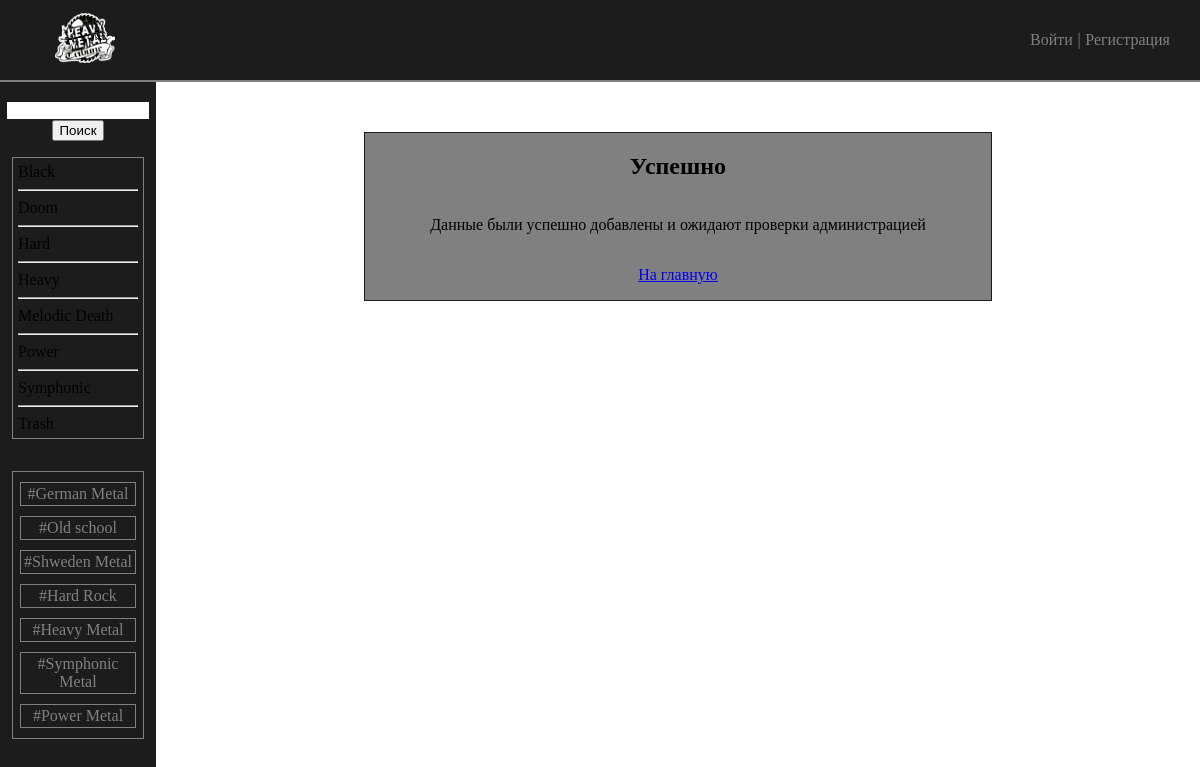
/success/, run on the app's committed database.
### Main/models.py (models this page shows)
class Genre(ModelMixinData, models.Model):
    class Meta:
        verbose_name = 'Жанр'
        verbose_name_plural = 'Жанры'
        ordering = ['name']
    name = models.CharField(max_length=100, verbose_name='Жанр')
    slug = models.SlugField(max_length=100, verbose_name='Слаг', unique=True)
    def get_absolute_url(self):
        return reverse('genre', kwargs={'genre_slug': self.slug})

class Tag(ModelMixinData, models.Model):
    class Meta:
        verbose_name = 'Тег'
        verbose_name_plural = 'Теги'
        ordering = ['name']
    name = models.CharField(max_length=100, verbose_name='Тег')
    slug = models.SlugField(max_length=100, verbose_name='Слаг', unique=True)
    def get_absolute_url(self):
        return reverse('tag', kwargs={'tag_slug': self.slug})

### Main/views.py (the view)
# urls.py: path('success/', views.SuccessPage.as_view(), name='success'),
class SuccessPage(TemplateMixinData, TemplateView):
    template_name = 'main/success.html'
    title = 'Уведомление'

### Main/templatetags/main_tags.py (called while the page is built)
@register.simple_tag()
def get_genres():
    return Genre.objects.all()

@register.simple_tag()
def get_tags():
    return Tag.objects.order_by('?')[:10]

### Main/untils.py (called while the page is built)
    def get_context_data(self, **kwargs):
        context = super().get_context_data(**kwargs)
        context['main'] = menu[0]
        context['menu'] = menu[1:]
        context['login'] = login
        context['user'] = self.request.user
        if self.title:
            context['title'] = self.title
        return context

### Main/templates/main/success.html
{% extends 'main/layout.html' %}
{% block content %}
    <div class="success">
        <h2>Успешно</h2>
        <p>Данные были успешно добавлены и ожидают проверки администрацией</p>
        <p><a href="{% url 'main' %}">На главную</a> </p>
    </div>
{% endblock %}

### Main/templates/main/layout.html (shortened to what this page needs)
{% load static %}
{% load main_tags %}
<!doctype html>
<html lang="en">
<head>
    <link rel="stylesheet" href="{% static 'main/css/style.css' %}">
    <link rel="stylesheet" href="{% static 'main/css/style_form.css' %}">
</head>
<body>
    <section class="top">
        <a href="{% url main.url_name %}"><img src="{% static 'main/img/logo-3.png' %}"></a>
        <div class="top login">
            {% if not user.is_authenticated %}
                {% for i in login %}
                    <a href="{% url i.url_name %}">{{ i.name }}</a>
                    {% if not forloop.last %}
                        |
                    {% endif %}
                {% endfor %}
            {% else %}
                <p>{{ user|capfirst }}</p><p>|</p>
                <a href="{% url 'logout' %}">Выход</a>
            {% endif %}
        </div>
    </section>
    <section class="bottom">
        <div class="left">
            <form method="get" action="{% url 'search' %}">
                <input type="text" name="search">
                <button type="submit">Поиск</button>
            </form>
            <ul class="genres">
                {% get_genres as genres %}
                {% for i in genres %}
                    {% if i.genre_status.count %}
                        {% if i.name != title %}
                            <li><a href="{{ i.get_absolute_url }}">{{ i.name }}</a></li>
                        {% else %}
                            <li style="background: brown">{{ i.name }}</li>
                        {% endif %}
                        {% if not forloop.last %}
                            <hr/>
                        {% endif %}
                    {% endif %}
                {% endfor %}
            </ul>
            <p class="tags">
                {% get_tags as tags %}
                {% for i in tags %}
                    {% if i.tags_status.count %}
                        <a href="{{ i.get_absolute_url }}">#{{ i.name }}</a>
                    {% endif %}
                {% endfor %}
            </p>
        </div>
        <div class="right">
            {% block content %}{% endblock %}
        </div>
    </section>
</body>
</html>

### Main/static/main/css/style.css (style rules this page uses)
html { overflow-x: hidden; }
body { display: flex; flex-direction: column; align-items: center; margin: 0; padding: 0; width: 100vw; min-width: 900px; }
.top { width: 100%; height: 10vh; background: #1c1c1c; display: flex; align-items: center; justify-content: space-between; border-bottom: 2px solid gray; color: gray; }
.top img { width: 60px; height: 50px; margin-left: 55px; }
.top .login { display: flex; width: 140px; height: 50px; border: none; margin-right: 30px; }
.top .login a { color: gray; text-decoration: none; }
.bottom { display: flex; align-items: center; width: 100%; height: 90vh; min-height: 800px; }
.bottom .left { width: 13%; min-width: 140px; height: 100%; background: #1c1c1c; display: flex; flex-direction: column; align-items: center; }
.bottom .left ul { list-style: none; border: 1px solid gray; width: 120px; padding: 5px; }
.bottom .left ul li { width: 120px; }
.bottom .left ul li a { text-decoration: none; display: inline-block; width: 100%; color: black; }
.bottom .left .tags { border: 1px solid gray; width: 120px; padding: 5px; display: flex; flex-direction: column; }
.bottom .left .tags a { text-decoration: none; color: gray; margin: 5px 2px; padding: 2px; border: 1px solid gray; }
.bottom .left form { margin-top: 20px; display: flex; flex-direction: column; align-items: center; gap: 1px; }
.bottom .left form input { width: 138px; border: none; outline: none }
.bottom .right { width: 87%; height: 100%; min-height: 800px; display: flex; flex-direction: column; align-items: center; }

### Main/static/main/css/style_form.css (style rules this page uses)
.bottom .right .success { margin-top: 50px; background: gray; width: 60%; display: flex; flex-direction: column; align-items: center; border: 1px solid #1c1c1c; }
.bottom .right .success h2, p { width: 90%; text-align: center; }

### data on the page
Genre: name "Black"
Genre: name "Doom"
Genre: name "Hard"
Genre: name "Heavy"
Genre: name "Melodic Death"
Genre: name "Power"
Genre: name "Symphonic"
Genre: name "Trash"
Tag: name "German Metal"
Tag: name "Old school"
Tag: name "Shweden Metal"
Tag: name "Hard Rock"
Tag: name "Heavy Metal"
Tag: name "Symphonic Metal"
Tag: name "Power Metal"

### other printed values
{{ i.name }} "Войти" "Регистрация"
